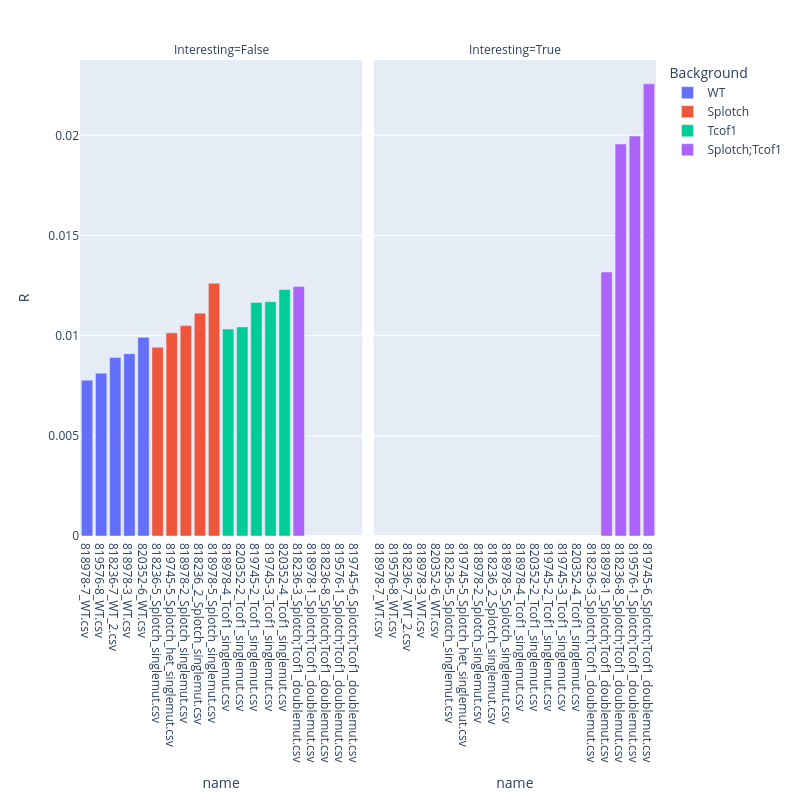

Notebook source saved alongside this figure:
### Code cell
f = px.bar(agg_agged.sort_values(by='R'), x='name', y='R', color='Background', width=800, category_orders=category_orders, height=800, facet_col='Interesting',)
f.write_html(results_dir + 'R_vs_WT_Interesting.html')
f

### Figure 1 — Plotly figure (JSON) as saved in the notebook; plotly's stock layout.template omitted (floating-point values rounded to 4 significant figures)
{"data": [{"hovertemplate": "Background=WT<br>Interesting=False<br>name=%{x}<br>R=%{y}<extra></extra>", "legendgroup": "WT", "marker": {"color": "#636efa", "pattern": {"shape": ""}}, "name": "WT", "orientation": "v", "showlegend": true, "textposition": "auto", "type": "bar", "x": ["818978-7_WT.csv", "819576-8_WT.csv", "818236-7_WT_2.csv", "818978-3_WT.csv", "820352-6_WT.csv"], "xaxis": "x", "y": [0.007778, 0.008128, 0.008905, 0.009103, 0.009916], "yaxis": "y"}, {"hovertemplate": "Background=Splotch<br>Interesting=False<br>name=%{x}<br>R=%{y}<extra></extra>", "legendgroup": "Splotch", "marker": {"color": "#EF553B", "pattern": {"shape": ""}}, "name": "Splotch", "orientation": "v", "showlegend": true, "textposition": "auto", "type": "bar", "x": ["818236-5_Splotch_singlemut.csv", "819745-5_Splotch_het_singlemut.csv", "818978-2_Splotch_singlemut.csv", "818236_2_Splotch_singlemut.csv", "818978-5_Splotch_singlemut.csv"], "xaxis": "x", "y": [0.009421, 0.01014, 0.0105, 0.01112, 0.01261], "yaxis": "y"}, {"hovertemplate": "Background=Tcof1<br>Interesting=False<br>name=%{x}<br>R=%{y}<extra></extra>", "legendgroup": "Tcof1", "marker": {"color": "#00cc96", "pattern": {"shape": ""}}, "name": "Tcof1", "orientation": "v", "showlegend": true, "textposition": "auto", "type": "bar", "x": ["818978-4_Tcof1_singlemut.csv", "820352-2_Tcof1_singlemut.csv", "819745-2_Tcof1_singlemut.csv", "819745-3_Tcof1_singlemut.csv", "820352-4_Tcof1_singlemut.csv"], "xaxis": "x", "y": [0.01033, 0.01044, 0.01166, 0.0117, 0.0123], "yaxis": "y"}, {"hovertemplate": "Background=Splotch;Tcof1<br>Interesting=False<br>name=%{x}<br>R=%{y}<extra></extra>", "legendgroup": "Splotch;Tcof1", "marker": {"color": "#ab63fa", "pattern": {"shape": ""}}, "name": "Splotch;Tcof1", "orientation": "v", "showlegend": true, "textposition": "auto", "type": "bar", "x": ["818236-3_Splotch;Tcof1_doublemut.csv"], "xaxis": "x", "y": [0.01245], "yaxis": "y"}, {"hovertemplate": "Background=Splotch;Tcof1<br>Interesting=True<br>name=%{x}<br>R=%{y}<extra></extra>", "legendgroup": "Splotch;Tcof1", "marker": {"color": "#ab63fa", "pattern": {"shape": ""}}, "name": "Splotch;Tcof1", "orientation": "v", "showlegend": false, "textposition": "auto", "type": "bar", "x": ["818978-1_Splotch;Tcof1_doublemut.csv", "818236-8_Splotch;Tcof1_doublemut.csv", "819576-1_Splotch;Tcof1_doublemut.csv", "819745-6_Splotch;Tcof1_doublemut.csv"], "xaxis": "x2", "y": [0.01318, 0.01957, 0.01997, 0.02257], "yaxis": "y2"}], "layout": {"annotations": [{"font": {}, "showarrow": false, "text": "Interesting=False", "x": 0.245, "xanchor": "center", "xref": "paper", "y": 1, "yanchor": "bottom", "yref": "paper"}, {"font": {}, "showarrow": false, "text": "Interesting=True", "x": 0.755, "xanchor": "center", "xref": "paper", "y": 1, "yanchor": "bottom", "yref": "paper"}], "barmode": "relative", "height": 800, "legend": {"title": {"text": "Background"}, "tracegroupgap": 0}, "margin": {"t": 60}, "width": 800, "xaxis": {"anchor": "y", "domain": [0, 0.49], "title": {"text": "name"}}, "xaxis2": {"anchor": "y2", "domain": [0.51, 1], "matches": "x", "title": {"text": "name"}}, "yaxis": {"anchor": "x", "domain": [0, 1], "title": {"text": "R"}}, "yaxis2": {"anchor": "x2", "domain": [0, 1], "matches": "y", "showticklabels": false}}}
